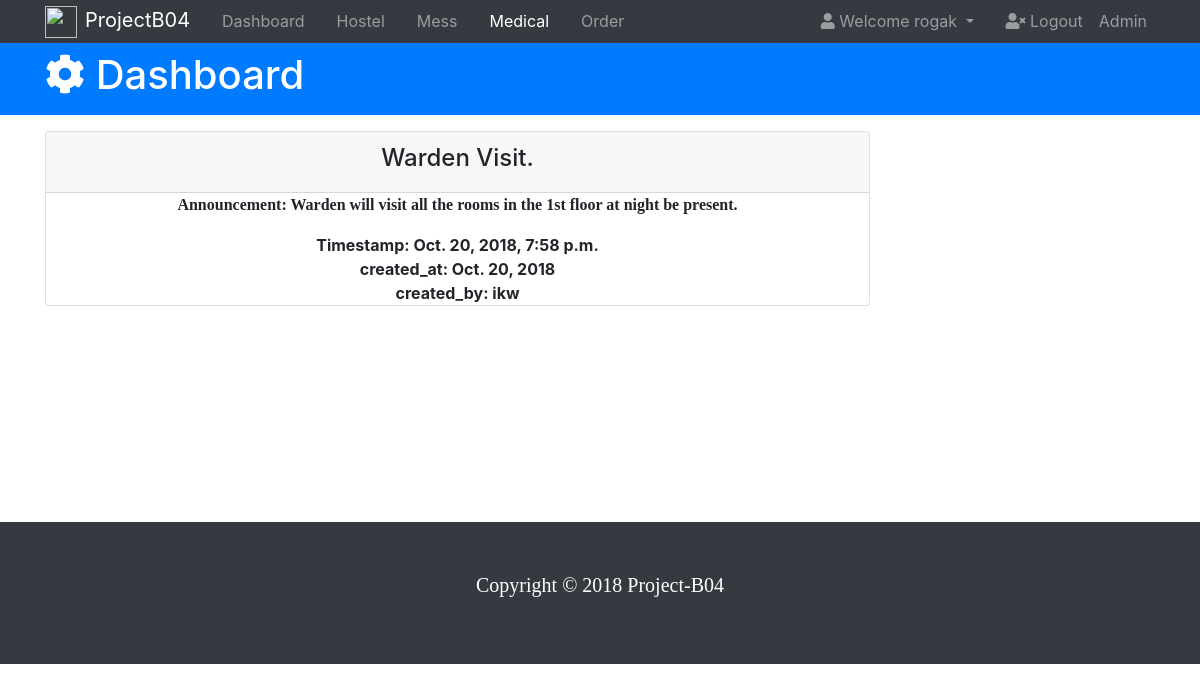
Page /dashboard/details/1/3/ (signed in) on the committed database.
### dashboard/models.py (models this page shows, shortened)
class HostelAnnouncements(models.Model):
    announcement_title = models.CharField(max_length=30, blank=True, null=True)
    announcement = models.CharField(max_length=100, blank=True, null=True)
    timestamp = models.DateTimeField(blank=True, null=True)
    created_at = models.DateField(blank=True, null=True)
    created_by = models.CharField(max_length=45, blank=True, null=True)
    modified_at = models.DateField(blank=True, null=True)
    modified_by = models.CharField(max_length=45, blank=True, null=True)

### dashboard/views.py (the view)
# urls.py: url(r'^details/(?P<flag>\d+)/(?P<pk>\d+)/$', views.announcement_detail, name = 'announcement_detail'),
@login_required
def announcement_detail(request, flag, pk):
    if flag == '1':
        announcement = get_object_or_404(HostelAnnouncements, pk = pk)
        return render(request, 'dashboard/announcement.html', {
        'announcement': announcement
        })
    elif flag == '2':
        announcement = get_object_or_404(MessAnnouncements, pk = pk)
        return render(request, 'dashboard/announcement.html', {
        'announcement': announcement
        })
    elif flag == '3':
        announcement = get_object_or_404(MedicalAnnouncements, pk = pk)
        return render(request, 'dashboard/announcement.html', {
        'announcement': announcement
        })

### dashboard/templates/dashboard/announcement.html (shortened to what this page needs)
<!DOCTYPE html>
<html lang="en">
<head>
  <link rel="stylesheet" href="https://use.fontawesome.com/releases/v5.0.13/css/all.css"
>
  <link rel="stylesheet" href="https://stackpath.bootstrapcdn.com/bootstrap/4.1.1/css/bootstrap.min.css"
>
</head>
<body>
  <nav class="navbar navbar-expand-sm navbar-dark bg-dark p-0">
    <div class="container">
      <a href="index.html" class="navbar-brand"> <img src="https://upload.wikimedia.org/wikipedia/en/thumb/4/49/IIIT_Sri_City_Logo.png/220px-IIIT_Sri_City_Logo.png" style="width: 32px; height: 32px; margin-right: 8px;">ProjectB04</a>
      <div class="collapse navbar-collapse" id="navbarCollapse">
        <ul class="navbar-nav">
          <li class="nav-item px-2">
            <a href="{% url 'dashboard:dashboard_index' %}" class="nav-link">Dashboard</a>
          </li>
          <li class="nav-item px-2">
            <a href="hostel.html" class="nav-link">Hostel</a>
          </li>
          <li class="nav-item px-2">
            <a href="mess.html" class="nav-link">Mess</a>
          </li>
          <li class="nav-item px-2">
            <a href="medical.html" class="nav-link active">Medical</a>
          </li>
          <li class="nav-item px-2">
            <a href="{% url 'orders:order_index' %}" class="nav-link">Order</a>
          </li>
        </ul>
        <ul class="navbar-nav ml-auto">
          <li class="nav-item dropdown mr-3">
            <a href="#" class="nav-link dropdown-toggle" data-toggle="dropdown">
              <i class="fas fa-user"></i> Welcome {{request.user}}
            </a>
          </li>
          <li class="nav-item">
            <a href="{% url 'accounts:student_logout' %}" class="nav-link">
              <i class="fas fa-user-times"></i> Logout
            </a>
          </li>
          <li class="nav-item">
            <a href="{% url 'admin:index' %}" class="nav-link">
               Admin
            </a>
          </li>
        </ul>
      </div>
    </div>
  </nav>
  <header id="main-header" class="py-2 bg-primary text-white">
    <div class="container">
      <div class="row">
        <div class="col-md-6">
          <h1>
            <i class="fas fa-cog"></i> Dashboard</h1>
        </div>
      </div>
    </div>
  </header>
  <section id="posts">
    <center><div class="container">
      <div class="row">
        <div class="col-md-9">
          <div class="card">
            <div class="card-header">
              <h4>{{announcement.announcement_title}}</h4>
            </div>
            <div class="announcement-body">
              <p><b>Announcement: {{ announcement.announcement }}</b></p>
            </div>
            <div class="Announcement-properties">
              <b>Timestamp: {{ announcement.timestamp }}</b><br>
              <b>created_at: {{ announcement.created_at }}</b><br>
              <b>created_by: {{ announcement.created_by }}</b><br>
            </div>
          </div>
        </div>
      </div>
    </div>
  </center>
  </section>
  <br><br><br><br><br><br><br>
  <footer id="main-footer" class="bg-dark text-white mt-5 p-5">
    <div class="container">
      <div class="row">
        <div class="col">
          <p class="lead text-center">
            Copyright &copy;
            <span id="year"></span>
            Project-B04
          </p>
        </div>
      </div>
    </div>
  </footer>
</body>
</html>

### dashboard/templates/dashboard/announcement.html (style rules this page uses)
p { font-family: "Times New Roman", Times, serif; font size="6"; }

### rows in the picture
HostelAnnouncements: announcement_title "Warden Visit.", announcement "Warden will visit all the rooms in the 1st floor at night be present.", timestamp "Oct. 20, 2018, 7:58 p.m.", created_at "Oct. 20, 2018", created_by "ikw"

### other values in the picture
{{ request.user }} "rogak"
